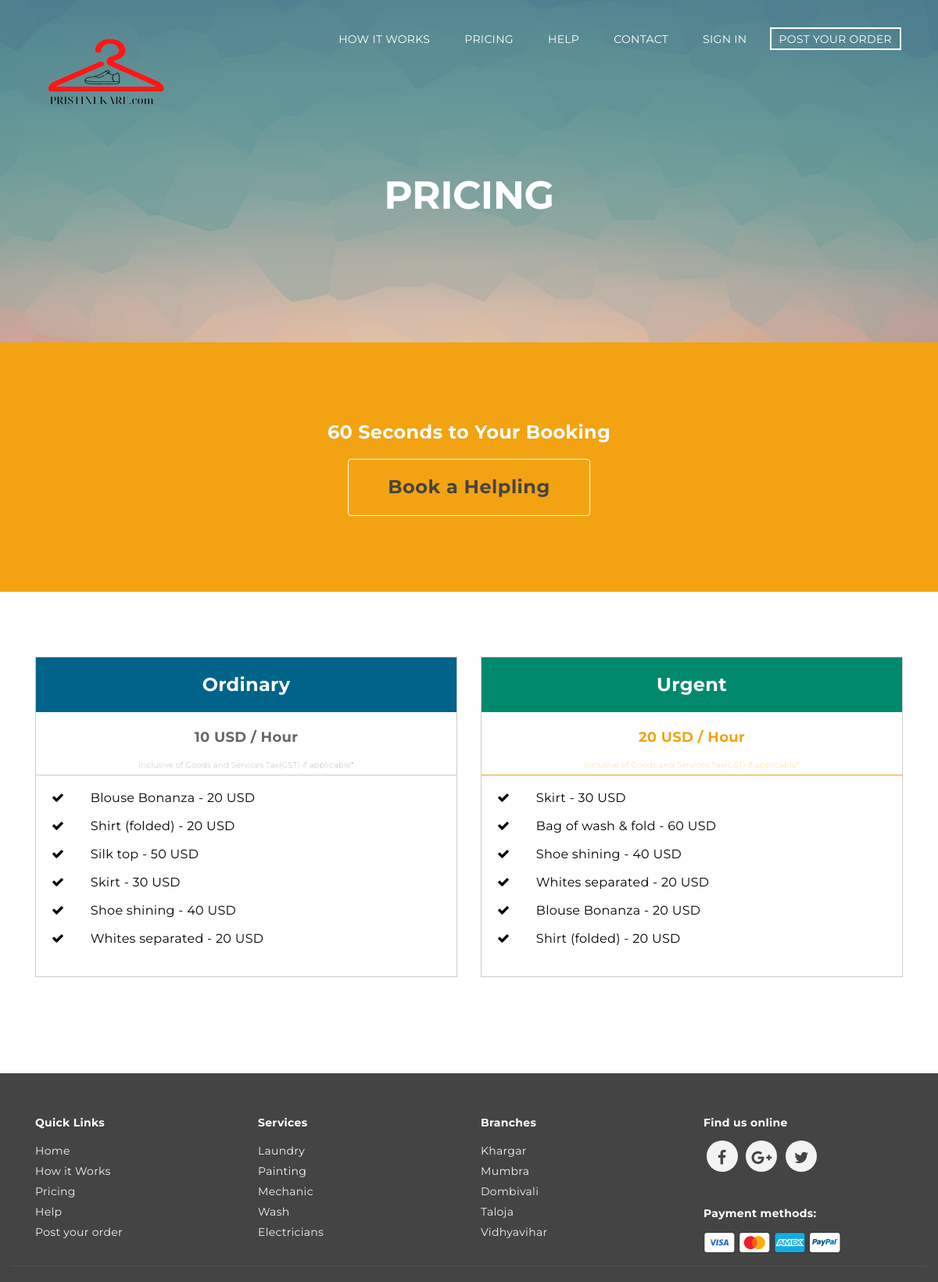
The page /users/pricing.php on the database its author committed.
### tables this page shows
CREATE TABLE IF NOT EXISTS `sv_admin_login` (
  `admin_id` int(20) NOT NULL AUTO_INCREMENT,
  `user_name` varchar(255) NOT NULL,
  `password` varchar(255) NOT NULL,
  `email_id` varchar(255) NOT NULL,
  `site_name` varchar(255) NOT NULL,
  `logo` varchar(255) NOT NULL,
  `favicon` varchar(255) NOT NULL,
  `site_desc` varchar(255) NOT NULL,
  `keyword` varchar(255) NOT NULL,
  `site_url` varchar(255) NOT NULL,
  `paypal_id` varchar(250) NOT NULL,
  `currency_mode` varchar(100) NOT NULL,
  `paypal_site_mode` varchar(100) NOT NULL,
  PRIMARY KEY (`admin_id`)
);

CREATE TABLE IF NOT EXISTS `sv_pages` (
  `id` int(25) NOT NULL AUTO_INCREMENT,
  `page_name` varchar(255) NOT NULL,
  `page_content` text NOT NULL,
  PRIMARY KEY (`id`)
);

### users/pricing.php (the view)
  <body class="splash-index">
        <?php include("../header.php") ?>
<section class="teaser bg-top ">
<div class="min-space"></div><div class="min-space"></div><div class="min-space"></div>
<?php
$query=mysqli_fetch_array(mysqli_query($con, "select * from sv_pages where id=3"));
$content=$query['page_content'];
$page_name=$query['page_name'];
?>
<h1 class="sub-title"><?php echo $page_name; ?></h1>
<div class="min-space"></div>
<div class="min-space"></div>
</section>
<?php echo $content;?>
<div class="min-space"></div>
<?php include("../footer.php") ?>
  </body>
</html>

### header.php (shortened to what this page needs)
<html>
 <?php
 include("connection.php");
    $res=mysqli_fetch_array(mysqli_query($con, "SELECT * FROM sv_admin_login"));
    $logo=mysqli_real_escape_string($con, $res['logo']);
    $site_url=mysqli_real_escape_string($con, $res['site_url']);
 ?>
  <head>
    <link rel="stylesheet" href="<?php echo $site_url; ?>/css/font-awesome.min.css" type="text/css">
    <link rel="stylesheet" href="<?php echo $site_url; ?>/css/style.css" />
    <link rel="stylesheet" media="screen" href="<?php echo $site_url; ?>/css/index.css" />
    <link rel="stylesheet" media="screen" href="<?php echo $site_url; ?>/css/responsive.css" />
    <link rel="stylesheet" href="<?php echo $site_url; ?>/css/bootstrap.min.css" type="text/css">
    </head>
    <header class="header-main header-main--light">
        <nav class="site-nav reversed">
            <div class="container">
                <nav class="navbar navbar-inverse navbar-static-top marginBottom-0" role="navigation">
                    <div class="navbar-header">
                        <?php
                            if($logo=="") { ?>
                                <a href="<?php echo $site_url; ?>" class="site-logo"><img src="<?php echo $site_url; ?>/admincp/admin-logo/default-logo.png" alt="" ></a>
                            <?php } else {     ?>
                                <a href="<?php echo $site_url; ?>" class="site-logo"><img src="<?php echo $site_url; ?>/admincp/admin-logo/<?php echo $logo;?>"></a>
                            <?php } ?>
                    </div>
                    <div class="collapse navbar-collapse" id="navbar-collapse-1">
                        <ul class="nav navbar-nav pull-right">
                            <li><a class="nav__link" href="<?php echo $site_url; ?>/users/howitworks.php">How it Works</a></li>
                            <li><a class="nav__link" href="<?php echo $site_url; ?>/users/pricing.php">Pricing</a></li>
                            <li><a class="nav__link" href="<?php echo $site_url; ?>/users/help.php">Help</a></li>
                            <li><a class="nav__link" href="<?php echo $site_url; ?>/users/contact.php">Contact</a></li>
                            <?php
                                if(!isset($_SESSION['phone_no'])) { ?>
                                <li><a class="nav__link sign-in" href="<?php echo $site_url; ?>/users/sign_in.php">Sign in</a></li><?php } ?>
                             <li><a class="nav__link nav__link--prominent" href="<?php echo $site_url; ?>/users/order.php">Post Your Order</a></li>
                        </ul>
                    </div>
                </nav>
            </div>
        </nav>
    </header>

### footer.php (shortened to what this page needs)
<?php
include("connection.php");
$res=mysqli_fetch_array(mysqli_query($con, "SELECT * FROM sv_admin_login"));
?>
<footer class="footer">
  <div class="container">
    <div class="footer-content col-lg-3 col-md-3 col-sm-3 col-sm-4 col-lg-4">
      <h5 class="footer-content__title">Quick Links</h5>
      <ul class="footer-content__list">
        <li><a href="<?php
echo $res['site_url'];
?>">Home</a></li>
        <li><a href="<?php
echo $res['site_url'];
?>/users/howitworks.php">How it Works</a></li>
        <li><a href="<?php
echo $res['site_url'];
?>/users/pricing.php">Pricing</a></li>
        <li><a href="<?php
echo $res['site_url'];
?>/users/help.php">Help</a></li>
        <li><a href="<?php
echo $res['site_url'];
?>/users/order.php">Post your order</a></li>
      </ul>
    </div>
    <div class="footer-content col-lg-3 col-md-3 col-sm-3 col-sm-4 col-lg-4">
      <h5 class="footer-content__title">Services</h5>
      <ul class="footer-content__list">
        <li><a href="#">Laundry</a></li>
        <li><a href="#">Painting</a></li>
        <li><a href="#">Mechanic</a></li>
        <li><a href="#">Wash</a></li>
        <li><a href="#">Electricians</a></li>
      </ul>
    </div>
     <div class="footer-content col-lg-3 col-md-3 col-sm-3">
      <h5 class="footer-content__title">Branches</h5>
      <ul class="footer-content__list">
        <li><a href="#">Khargar</a></li>
        <li><a href="#">Mumbra</a></li>
        <li><a href="#">Dombivali</a></li>
        <li><a href="#">Taloja</a></li>
        <li><a href="#">Vidhyavihar</a></li>
      </ul>
    </div>
    <div class="footer-content col-lg-3 col-md-3 col-sm-3 col-sm-4 col-lg-4">
      <div class="footer-content__social social">
          <h5 class="footer-content__title">Find us online</h5>
          <a class="social__action" href="#">
            <i class="fa fa-facebook" aria-hidden="true"></i></a>
          <a class="social__action" href="#">
           <i class="fa fa-google-plus" aria-hidden="true"></i></a>
           <a class="social__action" href="#">
           <i class="fa fa-twitter" aria-hidden="true"></i></a>
         </div>
      <div class="mobile-app">
          <h5 class="footer-content__title">Payment methods:</h5>
          <img src="<?php
echo $res['site_url'];
?>/img/visa.png" alt="Visa" />
          <img src="<?php
echo $res['site_url'];
?>/img/mastercard.png" alt="Mastercard" />
          <img src="<?php
echo $res['site_url'];
?>/img/american_express.png" alt="American express" />
          <img src="<?php
echo $res['site_url'];
?>/img/paypal.png" alt="Paypal" />
      </div>
    </div>
  </div>
  <div class="footer__copyright container">
    <p>
    </p>
  </div>
</footer>

### css/style.css (style rules this page uses)
.bg-top { background-image: url(../img/window.jpg); background-position:center center; }
.sub-head { margin-top:0px; }
.navbar-inverse { background:transparent;border:0; }
.single-booking { border:1px solid #ccc; min-height:410px;margin-bottom:10px; }
.price-icon:before { padding:10px 20px; content:"\f00c"; color:#000; display:inline-block;font:normal normal normal 14px/1 FontAwesome;font-size:inherit;text-rendering:auto;-webkit-font-smoothing:antialiased;-moz-osx-font-smoothing:grayscale }
.price-icon { text-align:left; }
.sub-head { border-bottom:1px solid #ccc;padding:5px; font-size:10px; font-weight:100; text-align:center; }
.sub-head1 { border-bottom:1px solid #f3a312;padding:5px;color:#f3a312; font-size:10px; font-weight:100; text-align:center; }
.min-space { padding:30px 0; }
.navbar-inverse { background-color:transparent !important; border-color:transparent !important; }
.btn { display: inline-block; padding: 6px 12px; margin-bottom: 0; font-size: 14px; font-weight: 400; line-height: 1.42857143; text-align: center; white-space: nowrap; vertical-align: middle; -ms-touch-action: manipulation; touch-action: manipulation; cursor: pointer; -webkit-user-select: none; -moz-user-select: none; -ms-user-select: none; user-select: none; background-image: none; border: 1px solid transparent; border-radius: 4px; }

### css/responsive.css (style rules this page uses)
body { background: #fff; cursor: auto; font-style: normal; font-weight: normal; line-height: 1.5; position: relative }
img { max-width: 100%; height: auto; }
img { -ms-interpolation-mode: bicubic }

### rows shown on the page
sv_admin_login: site_url+logo (placeholder picture), site_url (picture)
sv_pages: page_name "PRICING", page_content "60 Seconds to Your Booking Book a Helpling Ordinary 10 USD / Hour Inclusive of Goods and Services Tax(GST) if applicable* Blouse Bonanza - 20 USD Shirt (folded) - 20 USD Silk top - 50 USD Skirt - 30 USD Shoe shining - 40 USD Whites separated - 20 USD Urgent 20 USD / Hour Inclusive of Goods and Services Tax(GST) if applicable* Skirt - 30 USD Bag of wash & fold - 60 USD Shoe shining - 40 USD Whites separated - 20 USD Blouse Bonanza - 20 USD Shirt (folded) - 20 USD"
